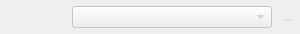
<?xml version="1.0" encoding="UTF-8"?>
<ui version="4.0">
 <class>ModelNavigationWidget</class>
 <widget class="QWidget" name="ModelNavigationWidget">
  <property name="enabled">
   <bool>false</bool>
  </property>
  <property name="geometry">
   <rect>
    <x>0</x>
    <y>0</y>
    <width>300</width>
    <height>34</height>
   </rect>
  </property>
  <property name="sizePolicy">
   <sizepolicy hsizetype="Fixed" vsizetype="Fixed">
    <horstretch>0</horstretch>
    <verstretch>0</verstretch>
   </sizepolicy>
  </property>
  <property name="windowTitle">
   <string>Form</string>
  </property>
  <layout class="QHBoxLayout" name="horizontalLayout">
   <property name="spacing">
    <number>4</number>
   </property>
   <property name="leftMargin">
    <number>0</number>
   </property>
   <property name="topMargin">
    <number>0</number>
   </property>
   <property name="rightMargin">
    <number>0</number>
   </property>
   <property name="bottomMargin">
    <number>0</number>
   </property>
   <item>
    <widget class="QToolButton" name="previous_tb">
     <property name="enabled">
      <bool>false</bool>
     </property>
     <property name="sizePolicy">
      <sizepolicy hsizetype="Preferred" vsizetype="Preferred">
       <horstretch>0</horstretch>
       <verstretch>0</verstretch>
      </sizepolicy>
     </property>
     <property name="minimumSize">
      <size>
       <width>0</width>
       <height>0</height>
      </size>
     </property>
     <property name="toolTip">
      <string>Previous model</string>
     </property>
     <property name="text">
      <string/>
     </property>
     <property name="icon">
      <iconset resource="../res/resources.qrc">
       <normaloff>:/icones/icones/anterior.png</normaloff>:/icones/icones/anterior.png</iconset>
     </property>
     <property name="iconSize">
      <size>
       <width>22</width>
       <height>22</height>
      </size>
     </property>
     <property name="shortcut">
      <string>Ctrl+Left</string>
     </property>
     <property name="autoRaise">
      <bool>true</bool>
     </property>
    </widget>
   </item>
   <item>
    <widget class="QToolButton" name="next_tb">
     <property name="enabled">
      <bool>false</bool>
     </property>
     <property name="sizePolicy">
      <sizepolicy hsizetype="Preferred" vsizetype="Preferred">
       <horstretch>0</horstretch>
       <verstretch>0</verstretch>
      </sizepolicy>
     </property>
     <property name="minimumSize">
      <size>
       <width>0</width>
       <height>0</height>
      </size>
     </property>
     <property name="toolTip">
      <string>Next model</string>
     </property>
     <property name="text">
      <string/>
     </property>
     <property name="icon">
      <iconset resource="../res/resources.qrc">
       <normaloff>:/icones/icones/proximo.png</normaloff>:/icones/icones/proximo.png</iconset>
     </property>
     <property name="iconSize">
      <size>
       <width>22</width>
       <height>22</height>
      </size>
     </property>
     <property name="shortcut">
      <string>Ctrl+Right</string>
     </property>
     <property name="autoRaise">
      <bool>true</bool>
     </property>
    </widget>
   </item>
   <item>
    <widget class="QComboBox" name="models_cmb">
     <property name="minimumSize">
      <size>
       <width>200</width>
       <height>0</height>
      </size>
     </property>
     <property name="maximumSize">
      <size>
       <width>16777215</width>
       <height>16777215</height>
      </size>
     </property>
    </widget>
   </item>
   <item>
    <widget class="QToolButton" name="close_tb">
     <property name="minimumSize">
      <size>
       <width>0</width>
       <height>0</height>
      </size>
     </property>
     <property name="maximumSize">
      <size>
       <width>16777215</width>
       <height>16777215</height>
      </size>
     </property>
     <property name="toolTip">
      <string>Close model</string>
     </property>
     <property name="text">
      <string>...</string>
     </property>
     <property name="icon">
      <iconset resource="../res/resources.qrc">
       <normaloff>:/icones/icones/fechar.png</normaloff>:/icones/icones/fechar.png</iconset>
     </property>
     <property name="iconSize">
      <size>
       <width>22</width>
       <height>22</height>
      </size>
     </property>
     <property name="shortcut">
      <string>Alt+C</string>
     </property>
     <property name="autoRaise">
      <bool>true</bool>
     </property>
    </widget>
   </item>
  </layout>
 </widget>
 <resources>
  <include location="../res/resources.qrc"/>
 </resources>
 <connections/>
</ui>
